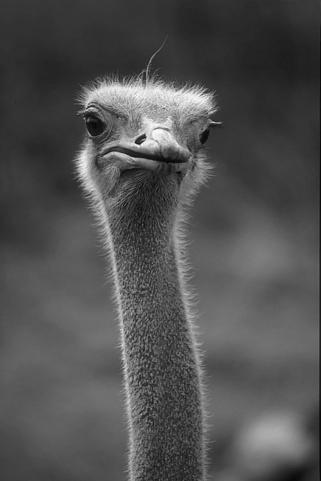
#> input picture PA-1/src/data/ostrich.jpg, 321 x 481 px
$ python canny_edge.py
#> lines starting #> are read from the running program, lines starting #| are printed output that depends on the picture; after the words box and inside, x2 and y2 are one past the last pixel; in counts of white or black regions, pixels touching at a corner belong together
# Author: Adam Kutchak
# canny_edge.py
# implementation of canny edge detection

# importing libs
import cv2
import matplotlib.pyplot as plt
import numpy as np

###############################################################################
# CreateGaussian function
#   create a 1 dimensional gaussian kernel from a given size and standard dev.
#
#   inputs
#       size - size of kernel (default is 3x1)
#       sigma - standard deviation
#
#   output
#       numpy array that represents the gaussian function
#           in horizontal direction
#       numpy array that represents the gaussian function
#           in horizontal direction
#
###############################################################################
def CreateGaussian(size, sigma):
    kernel_radius = size // 2
    kernel = np.zeros(2*kernel_radius+1)

    # we need a summation to normalize the weights
    norm_sum = 0

    # apply the Gaussian equation to each value in the kernel to obtain weights
    for i in range(-kernel_radius, kernel_radius+1):

        # Gaussian equation
        weight = 1/(sigma * np.sqrt(2 * np.pi))*np.exp(-(0.5*i**2/sigma**2))

        # update the sum
        norm_sum += weight
        kernel[kernel_radius+i] = weight

    # normalization of the weights
    kernelx = kernel/norm_sum
    # reshape this kernel so it can be applied vertically
    kernely = np.reshape(kernelx, (1, kernel_size))

    return kernelx,kernely

###############################################################################
# CreateGaussianDerivative function
#   create a 1 dimensional kernel for the first derivative of Gaussian
#
#   inputs
#       size - size of kernel (default is 3x1)
#       sigma - standard deviation
#
#   output
#       numpy array that represents a 1st order derivative of gaussian function
#           in the horizontal direction
#       numpy array that represents a 1st order derivative of gaussian function
#           in the vertical direction
#
###############################################################################
def CreateGaussianDerivative(size, sigma):
    kernel,kernely = CreateGaussian(size, sigma)
    kernel_radius = size // 2

    # apply the first derivative Gaussian equation to each value in the kernel
    for i in range(-kernel_radius, kernel_radius+1):

        # First order derivative Gaussian equation
        weight = -i/(sigma**2 * kernel[kernel_radius + i])
        kernel[kernel_radius+i] = -weight
        kernel[kernel_radius-i] = weight


    # reshape this kernel so it can be applied vertically
    kernely = np.reshape(kernel, (1, size))
    return kernel, kernely

###############################################################################
# Convolve Function
#   convolve image with 1 dimensional kernel
#
#   inputs
#       image - input numpy array of an image
#       kernelx - the kernel you wish to convolve with the image horizontally
#       kernely - the kernel you wish to convolve with the image vertically
#
#   output
#       numpy array that is the horizontal convolution of image and kernel
#       numpy array that is the vertical convolution of image and kernel
#
###############################################################################
def Convolve(image, kernelx, kernely):
    # since our kernel is only 1 dimension, it only has a width, no height.
    kernel_size = len(kernelx)
    image_row, image_col = image.shape

    # create a new array to fill out output with
    outputx = np.zeros(image.shape)

    # create some padding for the image so our kernel can convolve nicely
    padhx = kernel_size//2
    padwx = padhx

    # we add padding all around
    # since we're convolving in 1D but both vertically and horizontally
    padi = np.zeros((image_row + 2*padhx, image_col + 2*padwx))
    padi[padhx:padi.shape[0] - padhx, padwx:padi.shape[1] - padwx] = image

    # slide the kernel along the rows and multiply the kernel with values
    for i in range(image_row):
        for j in range(image_col):
            outputx[i, j] = np.sum(kernelx * padi[i: i+kernel_size, j])

    # we need another output for othe y direction
    outputy = np.zeros(image.shape)

    # slide the kernel down the columns and multiply the kernel with values
    for i in range(image_row):
        for j in range(image_col):
            outputy[i, j] = np.sum(kernely * padi[i, j: j+kernel_size])

    return outputx, outputy

###############################################################################
# ComputeMagnitude Function
#   compute the magnitude of the edges in the x and y fields by taking
#   squareroot(x*x + y*y)
#
#   inputs
#       image_horz - numpy array that contains horizontal edge responses
#       image_vert - numpy array that contains vertical edge responses
#
#   output
#       numpy array that is the combination of othe x and y repsonses
#
###############################################################################
def ComputeMagnitude(image_horz, image_vert):
    # both images are the same size, create a new array to fill with our output
    output = np.zeros(image_horz.shape)
    image_row, image_col = image_horz.shape

    # we need the angle of the gradient at each pixel to determine where a
    # local maximum is. We can do this by looking at the 8 neighbors
    angle = np.rad2deg(np.arctan2(image_horz, image_vert))

    # iterate along the image and apply the magnitude equation to each value
    for i in range(image_row):
        for j in range(image_col):
            output[i, j] = np.sqrt(image_horz[i, j]**2 + image_vert[i, j]**2)

    # normalization
    output = output * (255/output.max())
    return output,angle

###############################################################################
# NMS Function
#   apply non maximum suppression to and image
#
#   inputs
#       image - numpy array you wish to apply suppression too
#
#   output
#       numpy array that has been suppressed with NMS
#
###############################################################################
def NMS(image, angle):
    image_row, image_col = image.shape

    # create an empty array to fill with our output
    output = np.zeros((image_row, image_col))

    # We only need to check 0 - 180 degrees if we remove the negative angles
    # by adding 180 to them
    angle[angle < 0] += 180

    # iterate through the image, check if
    for i in range(1, image_row-1):
        for j in range(1, image_col-1):

            # q and r are the neighboring pixels that we check depedning on
            # each of the angles
            q = 255
            r = 255

            # check pixels above and below
            if (0 <= angle[i, j] < 22.5) or (157.5 <= angle[i, j] <= 180):
                q = image[i, j+1]
                r = image[i, j-1]

            # check diagonal pixels
            elif (22.5 <= angle[i, j] < 67.5):
                q = image[i+1, j-1]
                r = image[i-1, j+1]

            # check pixels to left and right
            if (67.5 <= angle[i, j] < 112.5):
                q = image[i+1, j]
                r = image[i-1, j]

            # check pixels to left and right
            if (112.5 <= angle[i, j] <= 157.5):
                q = image[i+1, j]
                r = image[i-1, j]

            # check if neighbor is a maximum, if not, remove it
            if (image[i, j] >= q) and (image[i, j] >= r):
                output[i, j] = image[i, j]
            else:
                output[i, j] = 0
    return output

###############################################################################
# Hysteresis Function
#   apply a threshold limit to determine real edges and non-edges values above
#   are real edges, values below are not edges, values in between are validated
#   by looking at their neighbors
#
#   inputs
#       image - numpy array of image
#       high  - values above this threshold limit are real edges
#       low - values below this threshold limit are non-edges
#
#   output
#       numpy array with thresholds applied
#
###############################################################################
def HysteresisThresholding(image, high, low):
    image_row, image_col = image.shape

    # create empty array to fill our output with
    output = np.zeros((image_row, image_col))

    # strong horizontal edges and strong vertical edges
    strong_edge_x, strong_edge_y = np.where(image >= high)

    # vertical and horizontal definite non-edges
    non_edge_x, non_edge_y = np.where(image < low)

    # vertical and horizontal weak edges, we need to check their neighbors
    weak_edge_x, weak_edge_y = np.where((image < high) & (image >= low))

    output[strong_edge_x, strong_edge_y] = 255
    output[non_edge_x, non_edge_y] = 0

    # assign weak edges to some arbitrary values not 0 or 255
    output[weak_edge_x, weak_edge_y] = 100

    # iterate through the image, and check the weak edges' neighbors
    # if they are tangential to a strong edge, then it is an edge,
    # otherwise they are not an edge
    for i in range(1, image_row-1):
        for j in range(1, image_col-1):
            if (output[i, j] == 100):
                # checking if any of the 8 neighbors are strong edges
                if (255 in [output[i-1, j-1], output[i-1, j], output[i-1, j+1],
                    output[i, j-1], output[i, j+1],
                    output[i+1, j-1], output[i+1, j], output[i+1, j+1]]):
                    output[i, j] = 255
                else:
                    output[i, j] = 0

    return output

if __name__ == '__main__':
    # import image with opencv
    I = cv2.imread('data/ostrich.jpg', cv2.IMREAD_GRAYSCALE)
#> I is the input picture: shape (481, 321); min 0, max 254, mean 80.8
    kernel_size = 5
    sigma = 0.5

    # create gaussian mask
    Gx, Gy = CreateGaussian(kernel_size, sigma)


    # convolve w/ gaussian
    Ix, Iy = Convolve(I, Gx, Gy)
#> after the loop in Convolve, `for i in range(image_row):`:
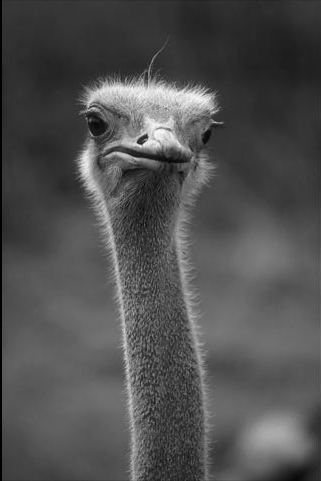
#> outputx: shape (481, 321) float64; min 0, max 250.8, mean 80.5
    # save images
    cv2.imwrite('data/01.jpg', Ix)
    cv2.imwrite('data/02.jpg', Iy)

    # create gaussian derivative
    Gxx, Gyy = CreateGaussianDerivative(kernel_size, sigma)

    # convolve with derivatives of gaussian
    Ixx, Iyy = Convolve(Ix, Gxx, Gyy)
#> after the loop in Convolve (call 2), `for i in range(image_row):`:
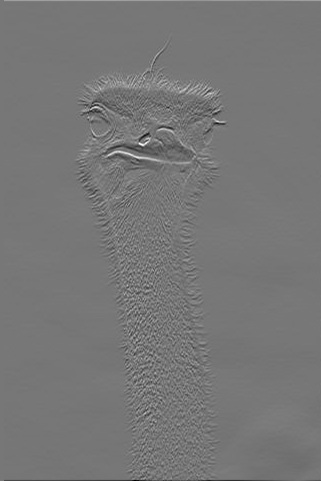
#> outputx: shape (481, 321) float64; min -17.71, max 20.23, mean 0; drawn with min black and max white
#> after the loop in Convolve (call 2), `for i in range(image_row):`:
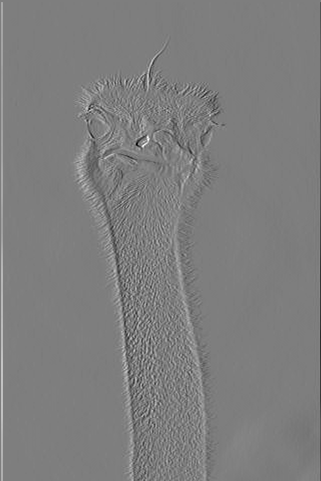
#> outputy: shape (481, 321) float64; min -17.55, max 17.91, mean 0.0222; drawn with min black and max white
    # save images
    cv2.imwrite('data/03.jpg', Ixx)
    cv2.imwrite('data/04.jpg', Iyy)

    # compute magnitude
    M, angle = ComputeMagnitude(Ixx, Iyy)
#> in ComputeMagnitude, `angle = np.rad2deg(np.arctan2(image_horz, image_vert))`:
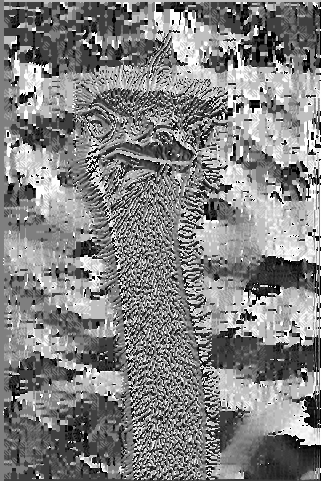
#> angle: shape (481, 321) float64; min -180, max 180, mean 4.3; drawn with min black and max white
    # save image
    cv2.imwrite('data/05.jpg', M)

    # non-maximal suppression
    I_nms= NMS(M, angle)
#> in NMS, `angle[angle < 0] += 180`:
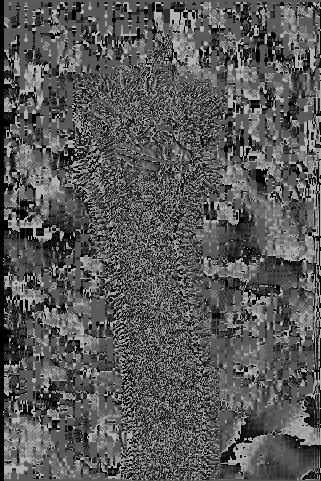
#> angle: shape (481, 321) float64; min 0, max 180, mean 88.5
#> after the loop in NMS, `for i in range(1, image_row-1):`:
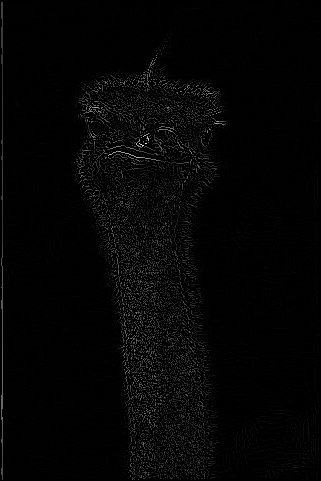
#> output: shape (481, 321) float64; min 0, max 255, mean 4.6; drawn with min black and max white
    # save image
    cv2.imwrite('data/06.jpg', I_nms)

    # hysteresis thresholding
    I_hys = HysteresisThresholding(I_nms, 50, 15)
#> in HysteresisThresholding, `strong_edge_x, strong_edge_y = np.where(image >= high)`: strong_edge_x = 4932 values from 2 to 479; strong_edge_y = 4932 values, max 224 at index 1014, min 1 at index 0, mean 129.2
#> in HysteresisThresholding, `weak_edge_x, weak_edge_y = np.where((image < high) & (image >= low))`: weak_edge_x = 8424 values from 41 to 479; weak_edge_y = 8424 values, max 308 at index 7240, min 2 at index 39, mean 160.4
#> after the loop in HysteresisThresholding, `for i in range(1, image_row-1):`:
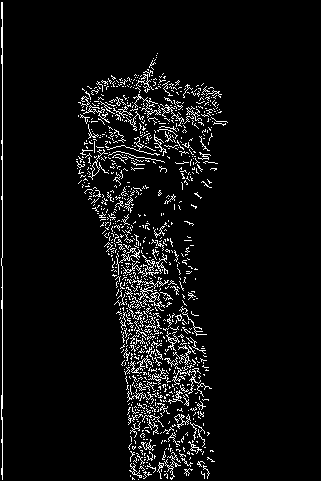
#> output: shape (481, 321) float64; 5.7% white in thin lines or dots, all inside (x1, y1, x2, y2) = (1, 2, 228, 480)
    # save image
    cv2.imwrite('data/07.jpg', I_hys)

$ run again, with PA-1/src/data/flower.jpg copied over PA-1/src/data/ostrich.jpg
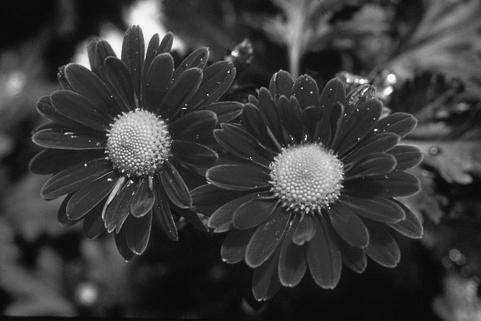
#> input picture PA-1/src/data/flower.jpg, 481 x 321 px
#> I is the input picture: shape (321, 481); min 2, max 255, mean 58.5
#> after the loop in Convolve (call 2), `for i in range(image_row):`:
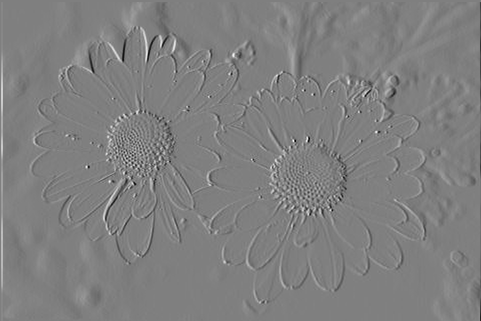
#> outputy: shape (321, 481) float64; min -21.42, max 21.26, mean 0; drawn with min black and max white
#> strong_edge_x = 5768 values from 4 to 317; strong_edge_y = 5768 values, max 478 at index 5695, min 1 at index 909, mean 222
#> weak_edge_x = 12002 values from 2 to 319; weak_edge_y = 12002 values, max 479 at index 1017, min 1 at index 6522, mean 255.7
#> after the loop in HysteresisThresholding, `for i in range(1, image_row-1):`:
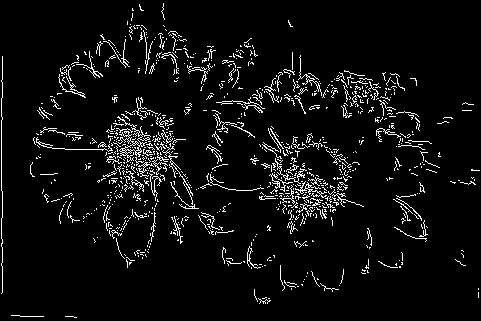
#> output: shape (321, 481) float64; 5.6% white in thin lines or dots
